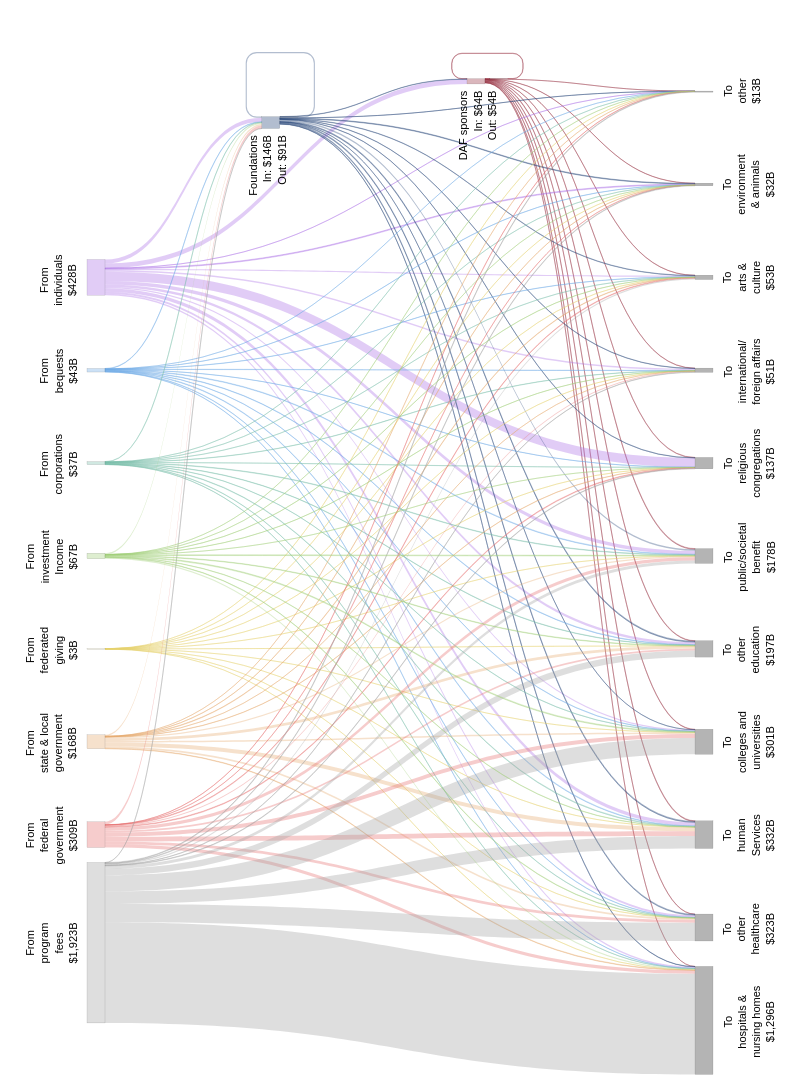

The notebook cell saved with this chart:
### Markdown cell above
Using Plotly Sankey because it includes the best compromises for:
- weighted edges
- self-loops (still poor)
- curved edges
- label control (still poor)
- heirarchy levels
- interactivity
- quality
- merging flows

### Code cell
# Plot the diagram
network_fig = go.Figure(go.Sankey(
    arrangement="snap",
    
    node=dict(
        # label=node_format_df["Node"],
        label=[""] * len(node_format_df), # remove default labels
        x=node_format_df["X"],
        y=node_format_df["Y"],
        pad=15,
        thickness=18,
        line=dict(color=to_rgba("#454545", alpha=0.5), width=0.25),
        # line=dict(color="rgba(0,0,0,0)", width=0),
        color=node_colors,
        hoverinfo="skip"
    ),
    
    link=dict(
        # arrowlen=10,
        source=sources,
        target=targets,
        value=values,
        color=edge_colors,
        customdata=hover_text,
        hoverinfo="none"
        # hovertemplate="%{customdata}<extra></extra>"
    )
))

# Define annotations for labels
annotations = []

for _, row in node_format_df[node_format_df["Node Type"] == "Source"].iterrows():
    node_name = row[node_id_field]
    dx = row["X Offset"]
    dy = row["Y Offset"]
    annotations.append(dict(
        x=row["X"] - dx,
        y=(1 - row["Y"]) + dy,
        text=row[node_display_field],
        showarrow=False,
        xanchor="right",
        align="center",
        textangle=-90
    ))

for _, row in node_format_df[node_format_df["Node Type"] == "Recipient"].iterrows():
    dx = row["X Offset"]
    dy = row["Y Offset"]
    annotations.append(dict(
        x=row["X"] + dx,
        y=(1 - row["Y"]) + dy,
        text=row[node_display_field],
        showarrow=False,
        xanchor="left",
        align="center",
        textangle=-90
    ))
for _, row in node_format_df[node_format_df["Node Type"] == "Intermediary Left"].iterrows():
    dx = row["X Offset"]
    dy = row["Y Offset"]
    annotations.append(dict(
        x=row["X"] - dx,
        y=(1 - row["Y"]) + dy,
        text=row[node_display_field],
        showarrow=False,
        xanchor="left",
        align="left",
        textangle=-90
    ))

for _, row in node_format_df[node_format_df["Node Type"] == "Intermediary Right"].iterrows():
    dx = row["X Offset"]
    dy = row["Y Offset"]
    annotations.append(dict(
        x=row["X"] + dx,
        y=(1 - row["Y"]) + dy,
        text=row[node_display_field],
        showarrow=False,
        xanchor="right",
        align="right",
        textangle=-90
    ))

# Format
network_fig.update_layout(
    # title_text="Nonprofit Economy Flows (2023)",
    font_size=10,
    width=800,
    height=1100,
    margin=dict(l=20, r=20, t=40, b=20),
    font=dict(family=font_family, size=11, color="black"),
    annotations=annotations
)

network_fig.show()

### Figure 1 — Plotly figure (JSON) as saved in the notebook; plotly's stock layout.template omitted (floating-point values rounded to 4 significant figures; data arrays with more than 128 entries replaced by an {"elided": "..."} marker saying what was removed)
{"data": [{"arrangement": "snap", "link": {"color": {"elided": "132 str values"}, "customdata": {"elided": "132 str values"}, "hoverinfo": "none", "source": {"elided": "132 int values"}, "target": {"elided": "132 int values"}, "value": {"elided": "132 float values"}}, "node": {"color": ["rgba(150,47,63,0.35)", "rgba(150,47,63,0.35)", "rgba(36,68,119,0.35)", "rgba(36,68,119,0.35)", "rgba(160,160,160,0.35)", "rgba(230,110,110,0.35)", "rgba(230,170,110,0.35)", "rgba(230,210,110,0.35)", "rgba(160,205,120,0.35)", "rgba(120,190,170,0.35)", "rgba(110,170,230,0.35)", "rgba(170,110,230,0.35)", "#B4B4B4", "#B4B4B4", "#B4B4B4", "#B4B4B4", "#B4B4B4", "#B4B4B4", "#B4B4B4", "#B4B4B4", "#B4B4B4", "#B4B4B4", "#B4B4B4"], "hoverinfo": "skip", "label": ["", "", "", "", "", "", "", "", "", "", "", "", "", "", "", "", "", "", "", "", "", "", ""], "line": {"color": "rgba(69,69,69,0.5)", "width": 0.25}, "pad": 15, "thickness": 18, "x": [0.6, 0.63, 0.33, 0.355, 0.1, 0.1, 0.1, 0.1, 0.1, 0.1, 0.1, 0.1, 0.9, 0.9, 0.9, 0.9, 0.9, 0.9, 0.9, 0.9, 0.9, 0.9, 0.9], "y": [0.04, 0.0375, 0.08, 0.0745, 0.86, 0.77, 0.68, 0.59, 0.5, 0.41, 0.32, 0.23, 0.95, 0.86, 0.77, 0.68, 0.59, 0.5, 0.41, 0.32, 0.23, 0.14, 0.05]}, "type": "sankey"}], "layout": {"annotations": [{"align": "center", "showarrow": false, "text": "From<br>program<br>fees<br>$1,923B", "textangle": -90, "x": 0.08, "xanchor": "right", "y": 0.103}, {"align": "center", "showarrow": false, "text": "From<br>federal<br>government<br>$309B", "textangle": -90, "x": 0.08, "xanchor": "right", "y": 0.1995}, {"align": "center", "showarrow": false, "text": "From<br>state & local<br>government<br>$168B", "textangle": -90, "x": 0.08, "xanchor": "right", "y": 0.288}, {"align": "center", "showarrow": false, "text": "From<br>federated<br>giving<br>$3B", "textangle": -90, "x": 0.08, "xanchor": "right", "y": 0.4088}, {"align": "center", "showarrow": false, "text": "From<br>investment<br>Income<br>$67B", "textangle": -90, "x": 0.08, "xanchor": "right", "y": 0.499}, {"align": "center", "showarrow": false, "text": "From<br>corporations<br>$37B", "textangle": -90, "x": 0.08, "xanchor": "right", "y": 0.589}, {"align": "center", "showarrow": false, "text": "From<br>bequests<br>$43B", "textangle": -90, "x": 0.08, "xanchor": "right", "y": 0.703}, {"align": "center", "showarrow": false, "text": "From<br>individuals<br>$428B", "textangle": -90, "x": 0.08, "xanchor": "right", "y": 0.795}, {"align": "center", "showarrow": false, "text": "To<br>hospitals &<br>nursing homes<br>$1,296B", "textangle": -90, "x": 0.92, "xanchor": "left", "y": 0.012}, {"align": "center", "showarrow": false, "text": "To<br>other<br>healthcare<br>$323B", "textangle": -90, "x": 0.92, "xanchor": "left", "y": 0.112}, {"align": "center", "showarrow": false, "text": "To<br>human<br>Services<br>$332B", "textangle": -90, "x": 0.92, "xanchor": "left", "y": 0.2072}, {"align": "center", "showarrow": false, "text": "To<br>colleges and<br>universities<br>$301B", "textangle": -90, "x": 0.92, "xanchor": "left", "y": 0.2875}, {"align": "center", "showarrow": false, "text": "To<br>other<br>education<br>$197B", "textangle": -90, "x": 0.92, "xanchor": "left", "y": 0.409}, {"align": "center", "showarrow": false, "text": "To<br>public/societal<br>benefit<br>$178B", "textangle": -90, "x": 0.92, "xanchor": "left", "y": 0.499}, {"align": "center", "showarrow": false, "text": "To<br>religious<br>congregations<br>$137B", "textangle": -90, "x": 0.92, "xanchor": "left", "y": 0.59}, {"align": "center", "showarrow": false, "text": "To<br>international/<br>foreign affairs<br>$51B", "textangle": -90, "x": 0.92, "xanchor": "left", "y": 0.7135}, {"align": "center", "showarrow": false, "text": "To<br>arts &<br>culture<br>$53B", "textangle": -90, "x": 0.92, "xanchor": "left", "y": 0.788}, {"align": "center", "showarrow": false, "text": "To<br>environment<br>& animals<br>$32B", "textangle": -90, "x": 0.92, "xanchor": "left", "y": 0.892}, {"align": "center", "showarrow": false, "text": "To<br>other<br>$13B", "textangle": -90, "x": 0.92, "xanchor": "left", "y": 0.965}, {"align": "right", "showarrow": false, "text": "DAF sponsors<br>In: $64B<br>Out: $54B", "textangle": -90, "x": 0.632, "xanchor": "right", "y": 0.953}, {"align": "right", "showarrow": false, "text": "Foundations<br>In: $146B<br>Out: $91B", "textangle": -90, "x": 0.355, "xanchor": "right", "y": 0.91}], "font": {"color": "black", "family": "Arial, Helvetica, sans-serif", "size": 11}, "height": 1100, "margin": {"b": 20, "l": 20, "r": 20, "t": 40}, "width": 800}}
